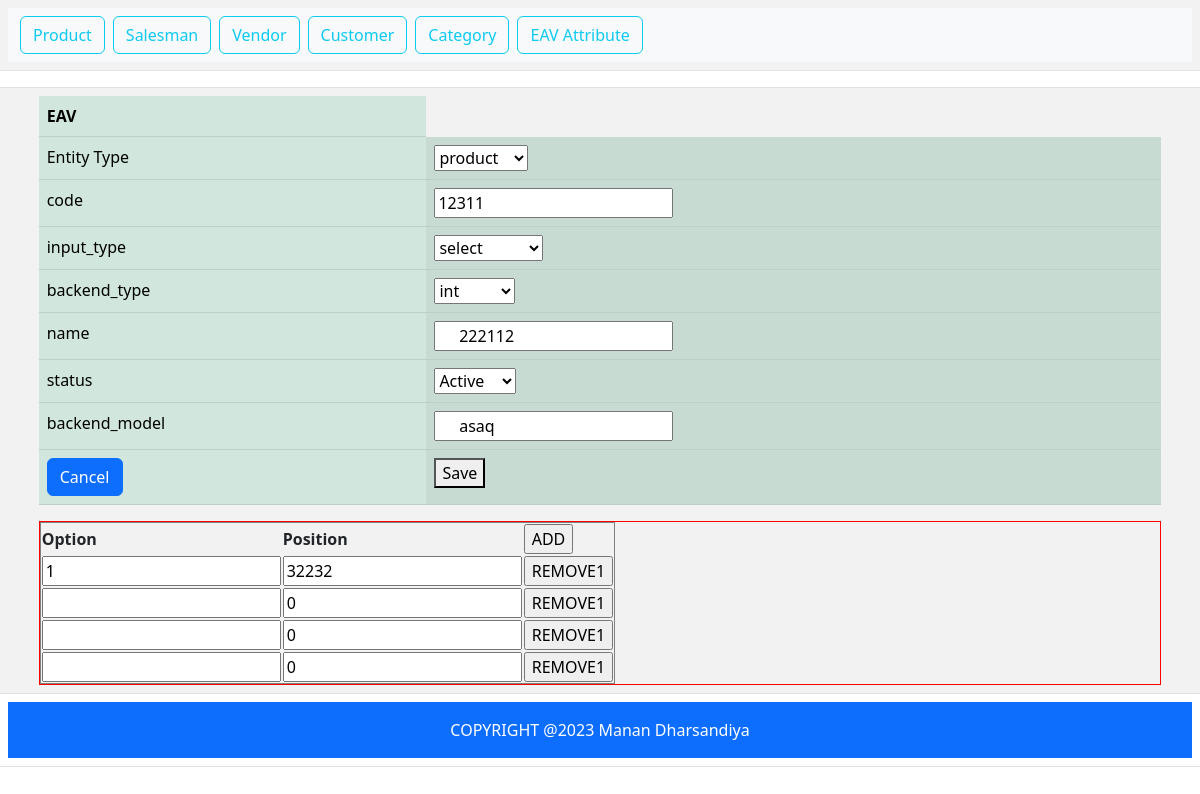
The app's page /index.php?c=eav_attribute&a=edit&id=123 with its own data.
### tables this page shows
CREATE TABLE `eav_attribute` (
  `attribute_id` int(11) NOT NULL,
  `entity_type_id` int(11) NOT NULL,
  `code` varchar(20) NOT NULL,
  `backend_type` varchar(20) NOT NULL,
  `name` varchar(50) NOT NULL,
  `status` tinyint(4) NOT NULL,
  `backend_model` varchar(255) NOT NULL,
  `input_type` varchar(50) NOT NULL
);

CREATE TABLE `eav_attribute_option` (
  `option_id` int(11) NOT NULL,
  `name` varchar(50) NOT NULL,
  `attribute_id` int(11) NOT NULL,
  `position` int(11) NOT NULL
);

### Block/Core/Template.php (called while the page is built, shortened)
<?php
class Block_Core_Template extends Model_Core_View
{
	protected $children = [];
	public function getChildren()
	{
		return $this->children;
	}
	public function addChild($key,$value)
	{
		$this->children[$key] = $value;
		return $this;
	}
}

### Model/Core/View.php (called while the page is built, shortened)
<?php
class Model_Core_View
{
	protected $template = null;
	protected $data = null;
	public function setData($data)
	{
		$this->data = $data;
		return $this;
	}
	public function getData($key = null)
	{
		if (array_key_exists($key,$this->data)) {
			return $this->data[$key];
		}
		return null;
	}
	public function setTemplate($template)
	{
		$this->template = $template;
		return $this;
	}
	public function getTemplate()
	{
		return $this->template;
	}
	public function render()
	{
		require "View".DS.$this->getTemplate();
	}
	public function getUrl($action = null,$controller = null,$params = [],$reset = false)
	{
		return Ccc::getModel('Core_Url')->getUrl($action,$controller,$params,$reset);
	}
}

### Controller/Eav/Attribute.php (called while the page is built, shortened)
<?php
class Controller_Eav_Attribute extends Controller_Core_Action
{
	public function editAction()
	{
		try {
			$attributeId = (int) Ccc::getModel('Core_Request')->getParams('id');
        	$layout = $this->getLayout();
        	$attribute = Ccc::getModel('Core_Eav_Attribute')->load($attributeId);
        	$edit = $layout->createBlock('Core_Eav_Attribute_Edit')->setData(['attribute'=>$attribute]);
        	$layout->getChild('content')->addChild('edit',$edit);
        	$layout->render();
		} catch (Exception $e) {
			$this->getMessage()->addMessage('Eav_Attribute not showed.',Model_Core_Message::FAILURE);
		}
	}
}
?>

### index.php (called while the page is built, shortened)
<?php
spl_autoload_register(function ($className) {
    $classPath = str_replace('_', '/', $className);
});
class Ccc
{
	public static function init()
	{
		$front = new Controller_Core_Front();
		$front->init();
	}
	public static function getModel($className)
	{
		return new $className;
	}
}
Ccc::init();
?>

### Model/Core/Url.php (called while the page is built, shortened)
<?php
class Model_Core_Url
{
	public function getUrl($action = null,$controller = null,$params = [], $reset  = false)
	{
	   $request = new Model_Core_Request();
	   $final = $request->getParams();
	   if ($reset) {
	   	$final = [];
	   }
	   if ($controller) {
	   		$final['c'] = $controller;
	   }
	   else{
	   		$final['c'] =$request->getControllerName();
	   }
	   if ($action) {
	   	   $final['a'] = $action;
	   }
	   else{
	   	   $final['a'] = $request->getActionName();
	   }
	   $queryString = http_build_query($final);
	   $requestUri = trim($_SERVER['REQUEST_URI'],$_SERVER['QUERY_STRING']);
	   $url = $_SERVER['REQUEST_SCHEME'].'://'. $_SERVER['HTTP_HOST'].$requestUri.$queryString;
	   return $url;
	}
}

### Model/Core/Request.php (called while the page is built, shortened)
<?php
class Model_Core_Request
{
	public function getParams($key = null,$value = null)
	{
		if ($key == null) {
			return $_GET;
		}
		if (array_key_exists($key,$_GET)) {
			return $_GET[$key];
		}
		return $value;
	}
}

### Model/Core/Adapter.php (called while the page is built, shortened)
<?php
class Model_Core_Adapter
{
	public $config = [
		'host' => 'localhost',
		'username' => 'root',
		'password' => '',
		'dbname' => 'newmvc-manan_dharsandiya',
	];
	protected $connect = null;
	public function connect()
	{
		if ($this->connect != null) {
			return $this->connect;
		}
		else{
			$connect = mysqli_connect(
				$this->config['host'],
				$this->config['username'],
				$this->config['password'],
				$this->config['dbname']
			);
			$this->connect = $connect;
			return $connect;
		}
	}
	public function fetchAll($query)
	{
		$connect = $this->connect();
		$result = mysqli_query($connect,$query);
		return $result->fetch_all(MYSQLI_ASSOC);
	}
	public function fetchRow($query)
	{
		$connect = $this->connect();
		$result = mysqli_query($connect,$query);
		if (!$result->num_rows == 0) {
			return $result->fetch_assoc();
		}
		return null;
	}
	public function fetchPairs($query)
	{
		$connect = $this->connect();
		$result = mysqli_query($connect,$query);
		$data = $result->fetch_all();
		$column1 = array_column($data,'0');
		$column2 = array_column($data,'1');
		return array_combine($column1,$column2);
	}
}
?>

### Model/Core/Eav/Attribute.php (called while the page is built, shortened)
<?php
class Model_Core_Eav_Attribute extends Model_Core_Table
{
	public function getStatus()
   {
      if ($this->status) {
         return $this->status;
      }
      return Model_Core_Eav_Attribute_Resource::STATUS_DEFAULT;
   }
   public function getEntityType()
   {
      $sql = "SELECT `entity_type_id`,`type_name` FROM `entity_type`";
      return $this->getResource()->getAdapter()->fetchPairs($sql);
   }
}

### Block/Core/Eav/Attribute/Edit.php (called while the page is built, shortened)
<?php
class Block_Core_Eav_Attribute_Edit extends Block_Core_Template
{
	public function getCollection()
	{
		$attribute = $this->getData('attribute');
		return $attribute;
	}
	public function getAttributeOption()
	{
		$attributeId = Ccc::getModel('Core_Request')->getParams('id');
		$sql = "SELECT * FROM `eav_attribute_option` WHERE `attribute_id` = {$attributeId}";
		$attributeOptions = Ccc::getModel('Core_Eav_Attribute_Option')->fetchAll($sql);
		return $attributeOptions;
	}
}
?>

### Model/Core/Table.php (called while the page is built, shortened)
<?php
class Model_Core_Table
{
	protected $data = [];
	protected $resource = null;
	protected $collection = null;
	public function setResourceClass($resourceClass)
	{
		return $this;
	}
	public function setCollectionClass($collectionClass)
	{
		return $this;
	}
	public function getResourceName()
	{
		return $this->getResource()->getResourceName();
	}
	public function getPrimaryKey()
	{
		return $this->getResource()->getPrimaryKey();
	}
	public function setResource($resource)
	{
		$this->resource = $resource;
		return $this;
	}
	public function getResource()
	{
		if ($this->resource) {
			return $this->resource;
		}
		$resource = new ($this->resourceClass)();
		return $resource;
	}
	public function setCollection($collection)
	{
		$this->collection = $collection;
		return $this;
	}
	public function getCollection()
	{
		if ($this->collection) {
			return $this->collection;
		}
		$collection = new ($this->collectionClass)();
		return $collection;
	}
	public function __get($key)
	{
		if (array_key_exists($key, $this->data)) {
			return $this->data[$key];
		}
		return null;
	}
	public function setData(array $data)
	{
		$this->data =array_merge($this->data,$data) ;
		return $this;
	}
	public function fetchAll($query)
	{
		$result = $this->getResource()->fetchAll($query);
		$collection = $this->getCollection()->setData($result);
		return $collection;
	}
	public function load($id,$column = null)
	{
		if (!$column) {
			$column = $this->getPrimaryKey();
		}
		$query = "SELECT * FROM `{$this->getResourceName()}` WHERE `{$column}` = {$id}";
		$result = $this->getResource()->fetchRow($query);
		if ($result) {
			$this->data = $result;
		}
		return $this;
	}
}

### Model/Core/Table/Resource.php (called while the page is built, shortened)
<?php
class Model_Core_Table_Resource{
	public function setResourceName($resourceName)
	{
		return $this;
	}
	public function setPrimaryKey($primaryKey)
	{
		return $this;
	}
	public function getAdapter()
	{
		$adapter = new Model_Core_Adapter();
		return $adapter;
	}
	public function fetchAll($query)
	{
		$result = $this->getAdapter()->fetchAll($query);
		return $result;
	}
	public function fetchRow($query){
		if ($query) {
		return $this->getAdapter()->fetchRow($query);
		}
		throw new Exception("Error Processing Request", 1);
	}
}
?>

### Model/Core/Eav/Attribute/Resource.php (called while the page is built, shortened)
<?php
class Model_Core_Eav_Attribute_Resource extends Model_Core_Table_Resource
{
   public function getStatusOptions()
   {
      return [self::STATUS_ACTIVE => self::STATUS_ACTIVE_LBL,
              self::STATUS_INACTIVE => self::STATUS_INACTIVE_LBL
      ];
   }
}

### Model/Core/Table/Collection.php (called while the page is built, shortened)
<?php
class Model_Core_Table_Collection
{
	protected $data = [];
	public function setData(array $data)
	{
		$this->data =array_merge($this->data,$data) ;
		return $this;
	}
	public function getData()
	{
		return $this->data;
	}
}

### View/core/eav/attribute/edit.phtml (the view, shortened to what this page needs)
<?php
$attribute = $this->getCollection();
$attributeOptions = $this->getAttributeOption();
$entityTypes = Ccc::getModel('Core_Eav_Attribute')->getEntityType();
?>
<form action="<?php echo $this->getUrl('save','eav_attribute');?>" method="post">
		<table class="table table-success table-striped-columns">
		<tr>
			<th>EAV</th>
		</tr>
	<tr>
		<td>Entity Type</td>
		<td>
		<select name="attribute[entity_type_id]">
		<?php foreach ($entityTypes as $key => $value): ?>
		<option value="<?php echo $key ?>" <?php echo ($attribute->entity_type_id == $key)? 'selected' :''?>> <?php echo $value ?></option>
		<?php endforeach; ?>
		</select>
		</td>
	</tr>
	<tr>
		<td>code</td>
		<td><input type="text" name="attribute[code]" value="<?php echo $attribute->code; ?>" class="addi9"></td>
	</tr>
	<tr>
		<td>input_type</td>
		<td><select name="attribute[input_type]" onchange="changeInputType(this)" id="selectInputType">
			<option value="select" <?php echo ($attribute->input_type == 'select')? 'selected' :''?>>select</option>
		</td>
	</tr>
	<tr>
		<td>backend_type</td>
		<td><select name="attribute[backend_type]">
			<option value="int" <?php echo ($attribute->backend_type == 'int')? 'selected' :''?>>int</option>
		</td>
	</tr>
	<tr>
		<td>name</td>
		<td><input type="text" name="attribute[name]" value=" <?php echo $attribute->name; ?>" class="addi9"></td>
	</tr>
	<td>status</td>
	<td>
	<select name="attribute[status]">
		<?php foreach ($attribute->getResource()->getStatusOptions() as $key => $value):?>
		<?php $selected = ($key == $attribute->getstatus()) ? 'selected' : '';?>
		<option value="<?php echo $key ?>"<?php echo $selected; ?>><?php echo $value;?></option>
		<?php endforeach;?>
	</select>
	</td>
	</td>
	<tr>
		<td>backend_model</td>
		<td><input type="text" name="attribute[backend_model]" value=" <?php echo $attribute->backend_model; ?>" class="addi9"></td>
	</tr>
		<tr>
			<th><a type="button" class="btn btn-primary" href="<?php echo $this->getUrl('grid','eav_attribute',[],true);?>" >Cancel</a></th>
			<th><button type="submit" name="submit" value="save" >Save</button></th>
		</tr>
</table>
<div style="border: 1px solid red;  display: none;" id="inputTypeOptionDiv">
	<table border="1">
		<thead>
		<tr>
			<th>Option</th>
			<th>Position</th>
			<th><input type="button" name="add" value="ADD" id="addOption"></th>
		</tr>
		</thead>
		<tbody id="inputTypeOptionTable">
				<?php if($attributeOptions) : ?>
			<?php  foreach ($attributeOptions->getData() as $attributeOption) :?>
		<tr>
			<td><input type="text" name="option[exits][name][<?php echo $attributeOption->option_id; ?>]" value ="<?php echo $attributeOption->name;?>"/></td>
			<td><input type="text" name="option[exits][position][<?php echo $attributeOption->option_id; ?>]" value ="<?php echo $attributeOption->position;?>"/></td>
			<td><input type="button" name="remove" value="REMOVE1" class="removeOption"></td>
		</tr>
			<?php endforeach; ?>
		<?php endif; ?>
	</tbody>
	</table>
</div>

### View/html/content.phtml
<?php
$children = $this->getChildren();
foreach ($children as $key => $child) {
	$child->render();
}
?>

### records on screen
eav_attribute: entity_type "product", code "12311", input_type "select", backend_type "int", name "222112", backend_model "asaq"
eav_attribute_option: name "1", position "32232"
eav_attribute_option: position "0"
eav_attribute_option: position "0"
eav_attribute_option: position "0"

### other values on screen
form field value "Active"
